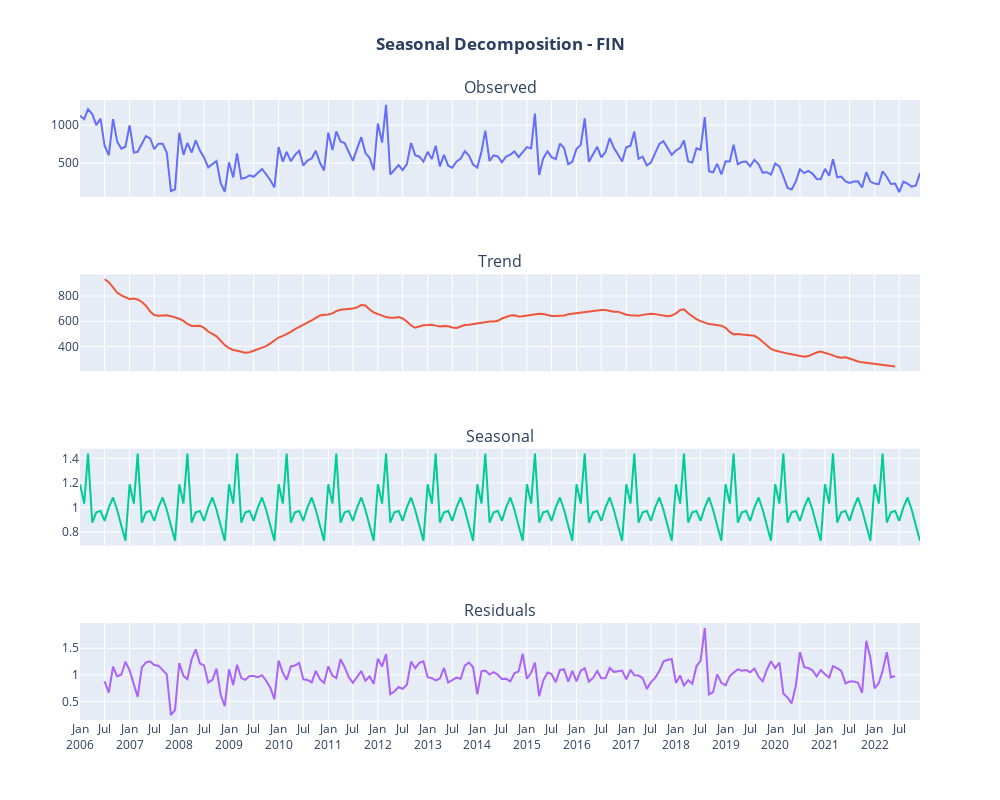

Notebook source saved alongside this figure:
### Code cell
def plot_seasonal_decompose(result:DecomposeResult, dates:pd.Series=None, title:str="Seasonal Decomposition - " + country):
    x_values = dates
    return (
        make_subplots(
            rows=4,
            cols=1,
            shared_xaxes=True,
            subplot_titles=["Observed", "Trend", "Seasonal", "Residuals"],
        )
        .add_trace(go.Scatter(x=x_values.to_timestamp(), y=result.observed, mode="lines", name='Observed'), row=1, col=1,)
        .add_trace(go.Scatter(x=x_values.to_timestamp(), y=result.trend, mode="lines", name='Trend'), row=2, col=1,)
        .add_trace(go.Scatter(x=x_values.to_timestamp(), y=result.seasonal, mode="lines", name='Seasonal'), row=3, col=1,)
        .add_trace(go.Scatter(x=x_values.to_timestamp(), y=result.resid, mode="lines", name='Residual'), row=4, col=1,)
        .update_layout(height=800, width=1000, title=f'<b>{title}</b>', margin={'t':100}, title_x=0.5, showlegend=False)
        .update_xaxes(dtick="M6",tickformat="%b\n%Y")        
    )

decomposition = seasonal_decompose(df[dep_var], model='multiplicative', period=12)
fig = plot_seasonal_decompose(decomposition, dates=df.index)
fig.show()

### Figure 1 — Plotly figure (JSON) as saved in the notebook; plotly's stock layout.template omitted (floating-point values rounded to 4 significant figures; data arrays with more than 128 entries replaced by an {"elided": "..."} marker saying what was removed)
{"data": [{"mode": "lines", "name": "Observed", "type": "scatter", "x": {"elided": "204 str values"}, "xaxis": "x", "y": {"elided": "204 int values"}, "yaxis": "y"}, {"mode": "lines", "name": "Trend", "type": "scatter", "x": {"elided": "204 str values"}, "xaxis": "x2", "y": {"elided": "204 float values"}, "yaxis": "y2"}, {"mode": "lines", "name": "Seasonal", "type": "scatter", "x": {"elided": "204 str values"}, "xaxis": "x3", "y": {"elided": "204 float values"}, "yaxis": "y3"}, {"mode": "lines", "name": "Residual", "type": "scatter", "x": {"elided": "204 str values"}, "xaxis": "x4", "y": {"elided": "204 float values"}, "yaxis": "y4"}], "layout": {"annotations": [{"font": {"size": 16}, "showarrow": false, "text": "Observed", "x": 0.5, "xanchor": "center", "xref": "paper", "y": 1, "yanchor": "bottom", "yref": "paper"}, {"font": {"size": 16}, "showarrow": false, "text": "Trend", "x": 0.5, "xanchor": "center", "xref": "paper", "y": 0.7188, "yanchor": "bottom", "yref": "paper"}, {"font": {"size": 16}, "showarrow": false, "text": "Seasonal", "x": 0.5, "xanchor": "center", "xref": "paper", "y": 0.4375, "yanchor": "bottom", "yref": "paper"}, {"font": {"size": 16}, "showarrow": false, "text": "Residuals", "x": 0.5, "xanchor": "center", "xref": "paper", "y": 0.1562, "yanchor": "bottom", "yref": "paper"}], "height": 800, "margin": {"t": 100}, "showlegend": false, "title": {"text": "<b>Seasonal Decomposition - FIN</b>", "x": 0.5}, "width": 1000, "xaxis": {"anchor": "y", "domain": [0, 1], "dtick": "M6", "matches": "x4", "showticklabels": false, "tickformat": "%b\n%Y"}, "xaxis2": {"anchor": "y2", "domain": [0, 1], "dtick": "M6", "matches": "x4", "showticklabels": false, "tickformat": "%b\n%Y"}, "xaxis3": {"anchor": "y3", "domain": [0, 1], "dtick": "M6", "matches": "x4", "showticklabels": false, "tickformat": "%b\n%Y"}, "xaxis4": {"anchor": "y4", "domain": [0, 1], "dtick": "M6", "tickformat": "%b\n%Y"}, "yaxis": {"anchor": "x", "domain": [0.8438, 1]}, "yaxis2": {"anchor": "x2", "domain": [0.5625, 0.7188]}, "yaxis3": {"anchor": "x3", "domain": [0.2812, 0.4375]}, "yaxis4": {"anchor": "x4", "domain": [0, 0.1562]}}}
